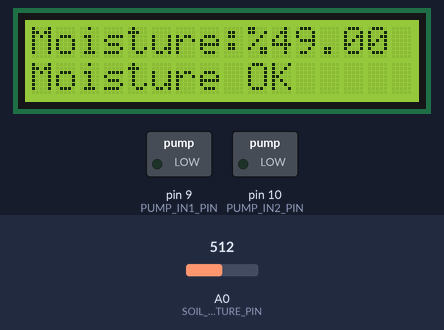
Recording of a sketch running on a simulated Arduino Uno, built with avr-gcc and run on an emulated ATmega328P. On the bench: 16×2 character LCD, switched loads named in the sketch (green lamp = pin HIGH). Inputs (shaded band) come from the test bench; at power-on: A0 (SOIL_MOISTURE_PIN) = 512. What the sketch prints to the serial monitor is not drawn.

Above: at 3.2 s.
3.3 s: A0 (SOIL_MOISTURE_PIN) set to 913
At 5.0 s:
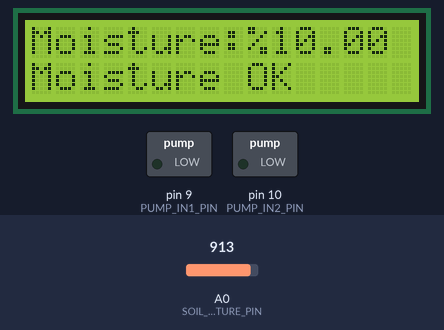
5.6 s: A0 (SOIL_MOISTURE_PIN) set to 930
At 6.6 s:
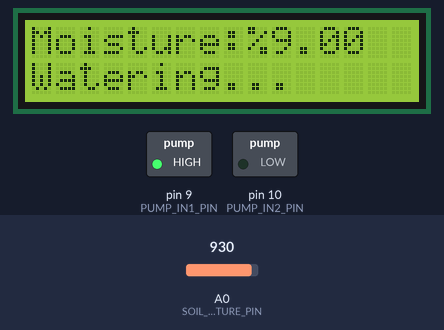
7.7 s: A0 (SOIL_MOISTURE_PIN) set to 900
At 9.4 s:
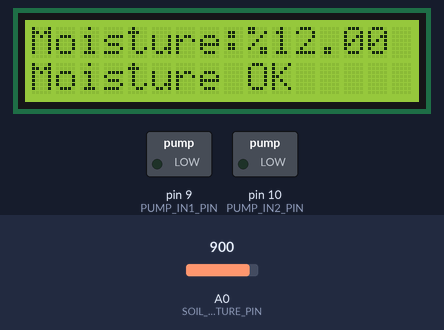
Timing chart, 0 to 10.9 s (numbered marks = the images above; inputs shaded):
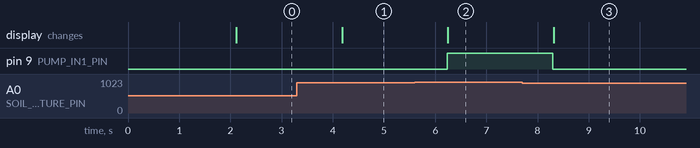

The sketch:

smart_irrigation_v3.ino
```cpp
// (licence header left out)
#include <Wire.h>
#include <LiquidCrystal_I2C.h>
#define SOIL_MOISTURE_PIN A0
#define PUMP_IN1_PIN 9
#define PUMP_IN2_PIN 10

LiquidCrystal_I2C lcd(0x27, 16, 2);

void setup() {
  Serial.begin(9600);
  lcd.init();
  lcd.backlight();
  lcd.setCursor(0, 0);
  lcd.print("System Ready");
  delay(2000);
  lcd.clear();
  pinMode(SOIL_MOISTURE_PIN, INPUT);
  pinMode(PUMP_IN1_PIN, OUTPUT);
  pinMode(PUMP_IN2_PIN, OUTPUT);
  digitalWrite(PUMP_IN1_PIN, LOW);
  digitalWrite(PUMP_IN2_PIN, LOW);
}

void loop() {
  int rawMoisture = analogRead(SOIL_MOISTURE_PIN);
  float moisturePercent = map(rawMoisture, 1023, 0, 0, 100);
  lcd.setCursor(0, 0);
  lcd.print("Moisture:%");
  lcd.print(moisturePercent);
  lcd.print("   ");

  if (moisturePercent < 10) {
    digitalWrite(PUMP_IN1_PIN, HIGH);
    digitalWrite(PUMP_IN2_PIN, LOW);
    lcd.setCursor(0, 1);
    lcd.print("Watering...     ");
  }
  else {
    digitalWrite(PUMP_IN1_PIN, LOW);
    digitalWrite(PUMP_IN2_PIN, LOW);
    lcd.setCursor(0, 1);
    lcd.print("Moisture OK     ");
  }

  Serial.print("Moisture: ");
  Serial.print(moisturePercent);
  Serial.println(" %");
  delay(1000);
}
```

Measured:
- the behaviour switches between 920 and 921 on A0 (SOIL_MOISTURE_PIN) (found by bisection; images 1 and 2)
- after the input at 3.3 s, the display: changes after 0.88 s (image 1)
- after the input at 5.6 s, pin 9 (PUMP_IN1_PIN): LOW → HIGH after 0.63 s; the display: changes after 0.65 s (image 2)
- after the input at 7.7 s, pin 9 (PUMP_IN1_PIN): HIGH → LOW after 0.60 s; the display: changes after 0.61 s (image 3)
